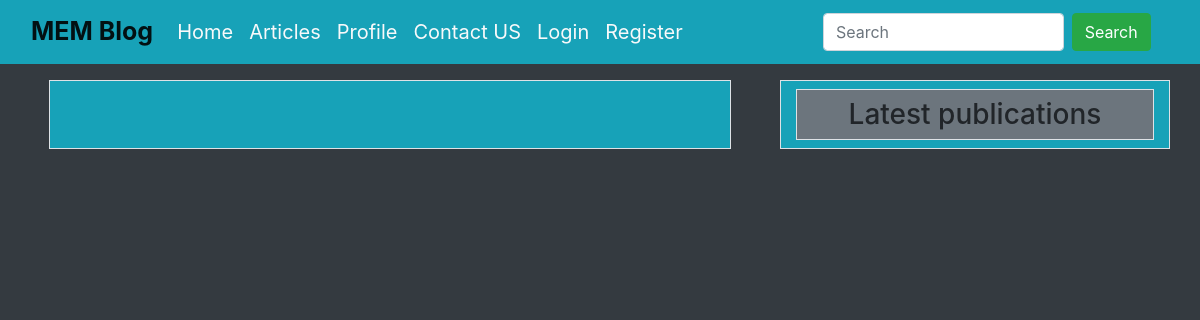
Page /articles/search/ on the earlier database version.
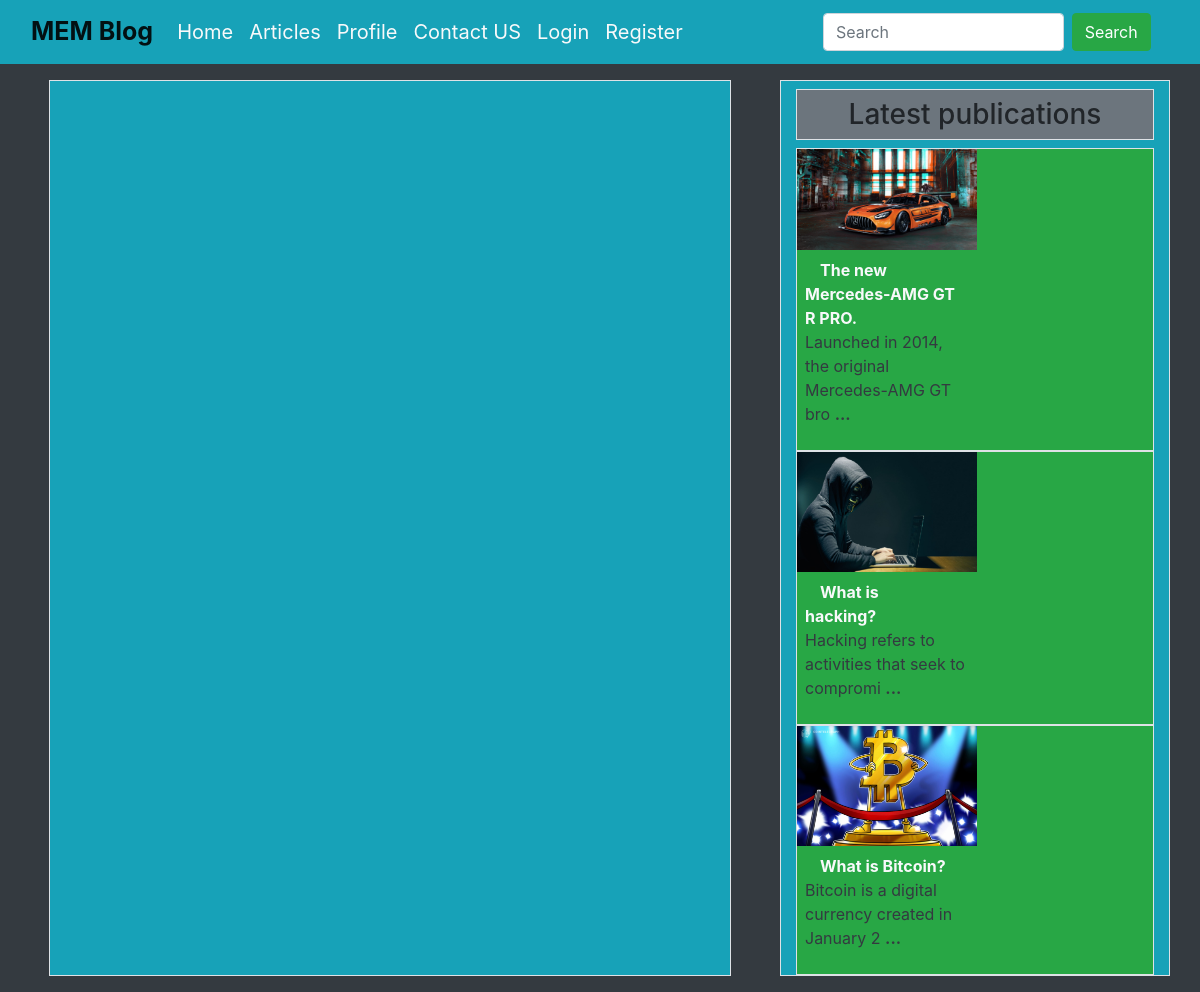
Same page on the later database version.
### articles/models.py (models this page shows, shortened)
class Article(models.Model):
    user = models.ForeignKey(User, on_delete=models.CASCADE)
    category = models.ForeignKey(Category, on_delete=models.CASCADE, null=True, blank=True)
    title = models.CharField(max_length=200)
    content = RichTextField()
    image = models.ImageField(upload_to="artciles/")
    created = models.DateTimeField(auto_now_add=True)
    updated = models.DateTimeField(auto_now=True)
    class Meta:
        ordering = ['-updated']

### articles/views.py (the view, shortened to what this page needs)
# urls.py: path('search/', search, name='search'),
def search(request):
    title = str(request.POST.get('title'))
    articles = None
    context = {
        "latest_articles": latest_articles,
        "articles": articles,
    }
    return render(request, 'articles/search.html', context)

### articles/templates/articles/search.html (shortened to what this page needs)
{% extends "admins/base.html" %}
{% load static %}
{% block navbar %}
    {% include "admins/navbar.html" %}
{% endblock navbar %}
{% block sidebar %}
    {% include "admins/sidebar.html" %}
{% endblock sidebar %}

### templates/admins/sidebar.html
{% load static %}
{% load crispy_forms_tags %}
<h3 class="bg-secondary text-center p-2  border mt-2">Latest publications</h3>
    {% for article in latest_articles %}
        <div class="row p-0  border bg-success m-auto">
            <img class="bg-light img-fluid"  width="180px" src="{{article.image.url}}" alt="">
            <div class="col-md-6 p-2">
                <a class="text-light container-fluid font-weight-bold w-100" href="{% url 'articles:detail' article.id %}">{{article.title}}</a>
                <p class="text-dark w-100">
                    {{article.content|striptags|slice:":50"}}
                    <b>...</b>
                </p>
            </div>
        </div>
    {% endfor %}

Differences in the rows shown:
added Article: image (picture), title "The new Mercedes-AMG GT R PRO.", content "Launched in 2014, the original Mercedes-AMG GT bro"
added Article: image (picture), title "What is hacking?", content "Hacking refers to activities that seek to compromi"
added Article: image (picture), title "What is Bitcoin?", content "Bitcoin is a digital currency created in January 2"
